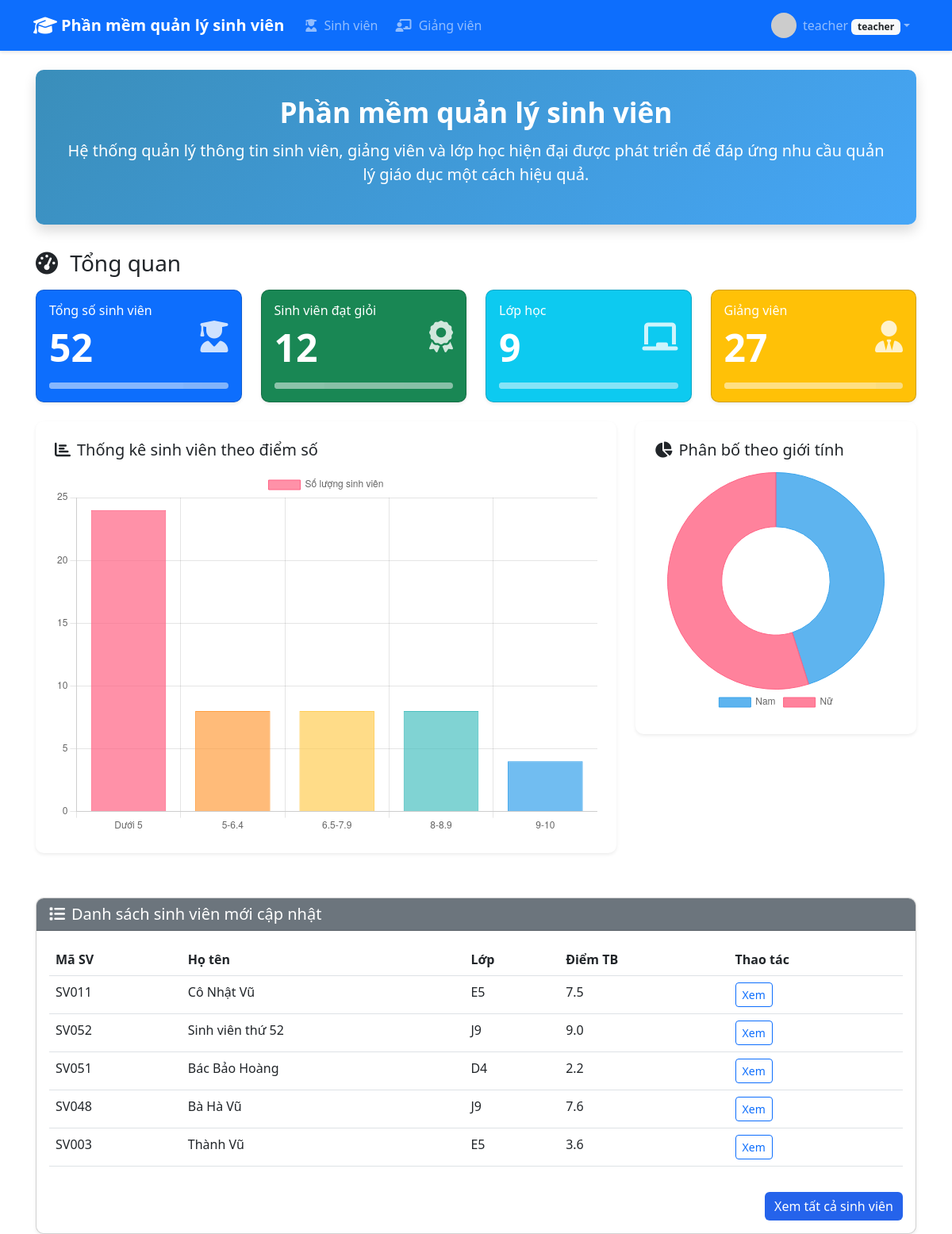
/ (signed in), run on an earlier commit of the app's database.
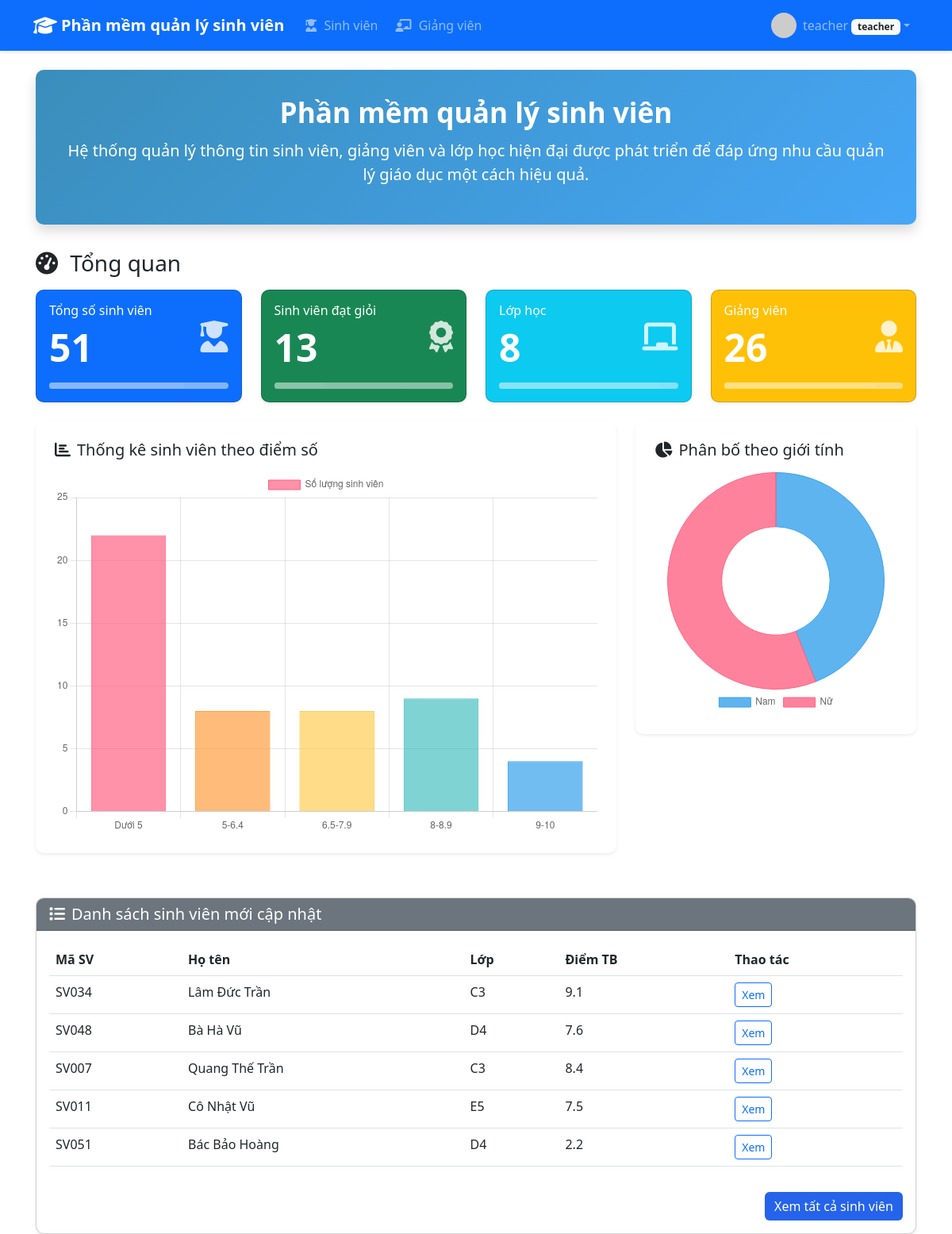
And on a later commit of the database.
### app/models.py (models this page shows, shortened)
class User(db.Model, UserMixin):
    id = db.Column(db.Integer, primary_key=True)
    username = db.Column(db.String(64), unique=True, nullable=False)
    password_hash = db.Column(db.String(128), nullable=False)
    role = db.Column(db.String(20), nullable=False)
    email = db.Column(db.String(100), unique=True)
    fullname = db.Column(db.String(100))
    phone = db.Column(db.String(20))
    birthdate = db.Column(db.Date)
    gender = db.Column(db.String(10))
    avatar = db.Column(db.String(255))
    teacher_code = db.Column(db.String(20), unique=True)
    student_code = db.Column(db.String(20), unique=True)
    class_id = db.Column(db.Integer, db.ForeignKey('class.id'))
    score = db.Column(db.Float)
    updated_at = db.Column(db.DateTime, default=datetime.utcnow, onupdate=datetime.utcnow)
    reset_password_token = db.Column(db.String(128))
    reset_password_expires = db.Column(db.DateTime)
    classes = db.relationship('Class', secondary=teacher_class, backref='teachers')

class Class(db.Model):
    id = db.Column(db.Integer, primary_key=True)
    name = db.Column(db.String(50), unique=True, nullable=False)
    students = db.relationship('User', backref='class_', lazy=True, foreign_keys='User.class_id')

### app/__init__.py (the view)
@app.route('/')
@login_required
def index():
    from flask import render_template
    from flask_login import current_user
    from app.models import User, Class
    from sqlalchemy import func
    total_students = User.query.filter_by(role='student').count()
    excellent_students = User.query.filter_by(role='student').filter(User.score >= 8).count()
    total_classes = Class.query.count()
    total_teachers = User.query.filter_by(role='teacher').count()
    assigned_classes = Class.query.join(Class.teachers).distinct().count()
    sv_gv_ratio = round(total_students / total_teachers, 1) if total_teachers else 0
    latest_students = User.query.filter_by(role='student').order_by(User.updated_at.desc()).limit(5).all()
    score_ranges = {
        'Dưới 5': 0,
        '5-6.4': 0,
        '6.5-7.9': 0,
        '8-8.9': 0,
        '9-10': 0
    }
    gender_stats = {'Nam': 0, 'Nữ': 0}
    students = User.query.filter_by(role='student').all()
    for s in students:
        if s.score is not None:
            if s.score < 5:
                score_ranges['Dưới 5'] += 1
            elif s.score < 6.5:
                score_ranges['5-6.4'] += 1
            elif s.score < 8:
                score_ranges['6.5-7.9'] += 1
            elif s.score < 9:
                score_ranges['8-8.9'] += 1
            else:
                score_ranges['9-10'] += 1
        if s.gender == 'Nam':
            gender_stats['Nam'] += 1
        elif s.gender == 'Nữ':
            gender_stats['Nữ'] += 1
    return render_template(
        'index.html',
        total_students=total_students,
        excellent_students=excellent_students,
        total_classes=total_classes,
        assigned_classes=assigned_classes,
        total_teachers=total_teachers,
        sv_gv_ratio=sv_gv_ratio,
        latest_students=latest_students,
        score_ranges=score_ranges,
        gender_stats=gender_stats
    )

### app/__init__.py (called while the page is built)
@login_manager.user_loader
def load_user(user_id):
    from app.models import User
    return User.query.get(int(user_id))

### app/templates/index.html (shortened to what the changed rows need)
{% extends "base.html" %}
{% block content %}
<div class="dashboard-header text-center shadow">
    <h1 class="dashboard-title">Phần mềm quản lý sinh viên</h1>
</div>
<div class="row">
    <div class="col-md-3 mb-4">
        <div class="card stat-card shadow-sm h-100 data-card bg-primary text-white">
            <div class="card-body">
                <div class="d-flex justify-content-between align-items-center">
                    <div>
                        <h6 class="card-title">Tổng số sinh viên</h6>
                        <h2 class="display-5 mb-0 fw-bold">{{ total_students }}</h2>
                    </div>
                </div>
            </div>
        </div>
    </div>
    <div class="col-md-3 mb-4">
        <div class="card stat-card shadow-sm h-100 data-card bg-success text-white">
            <div class="card-body">
                <div class="d-flex justify-content-between align-items-center">
                    <div>
                        <h6 class="card-title">Sinh viên đạt giỏi</h6>
                        <h2 class="display-5 mb-0 fw-bold">{{ excellent_students }}</h2>
                    </div>
                </div>
            </div>
        </div>
    </div>
    <div class="col-md-3 mb-4">
        <div class="card stat-card shadow-sm h-100 data-card bg-info text-white">
            <div class="card-body">
                <div class="d-flex justify-content-between align-items-center">
                    <div>
                        <h6 class="card-title">Lớp học</h6>
                        <h2 class="display-5 mb-0 fw-bold">{{ total_classes }}</h2>
                    </div>
                </div>
            </div>
        </div>
    </div>
    <div class="col-md-3 mb-4">
        <div class="card stat-card shadow-sm h-100 data-card bg-warning text-white">
            <div class="card-body">
                <div class="d-flex justify-content-between align-items-center">
                    <div>
                        <h6 class="card-title">Giảng viên</h6>
                        <h2 class="display-5 mb-0 fw-bold">{{ total_teachers }}</h2>
                    </div>
                </div>
            </div>
        </div>
    </div>
</div>
<div class="row">
    <div class="col-md-8 mb-4">
        <div class="chart-container shadow-sm">
            <h5 class="card-title mb-3"><i class="fas fa-chart-bar me-2"></i>Thống kê sinh viên theo điểm số</h5>
            <canvas id="gradeDistributionChart" height="200"></canvas>
        </div>
    </div>
    <div class="col-md-4 mb-4">
        <div class="chart-container shadow-sm">
            <h5 class="card-title mb-3"><i class="fas fa-chart-pie me-2"></i>Phân bố theo giới tính</h5>
            <canvas id="genderChart" height="250"></canvas>
        </div>
    </div>
</div>
<div class="row mt-2">
    <div class="col-md-12">
        <div class="card shadow-sm table-container">
            <div class="card-body">
                <div class="table-responsive">
                    <table class="table table-hover">
                        <thead>
                            <tr>
                                <th>Mã SV</th>
                                <th>Họ tên</th>
                                <th>Lớp</th>
                                <th>Điểm TB</th>
                                <th>Thao tác</th>
                            </tr>
                        </thead>
                        <tbody>
                            {% for sv in latest_students %}
                            <tr>
                                <td>{{ sv.student_code }}</td>
                                <td>{{ sv.fullname }}</td>
                                <td>{{ sv.class_.name if sv.class_ else '' }}</td>
                                <td>{{ sv.score if sv.score is not none else '' }}</td>
                                <td>
                                    <a class="btn btn-sm btn-outline-primary" href="{{ url_for('students.view_student', id=sv.id) }}">Xem</a>
                                </td>
                            </tr>
                            {% endfor %}
                        </tbody>
                    </table>
                </div>
            </div>
        </div>
    </div>
</div>
{% endblock %}

What changed in the data, as far as the page shows it:
removed User: student_code "SV052", fullname "Sinh viên thứ 52", class_ "J9", score "9.0"
no longer on this page (row unchanged): User: student_code "SV003", fullname "Thành Vũ", class_ "E5", score "3.6"
now on this page (row edited): User: student_code "SV034", fullname "Lâm Đức Trần", class_ "C3", score "9.1"
changed User "SV048": class_ "J9" → "D4"; moves up the list
now on this page (row edited): User: student_code "SV007", fullname "Quang Thế Trần", class_ "C3", score "8.4"
Also different on the page:
{{ total_students }}: "52" → "51"
{{ excellent_students }}: "12" → "13"
{{ total_classes }}: "9" → "8"
{{ total_teachers }}: "27" → "26"
chart data {{ (score_ranges.values()|list)|tojson|safe }}: [24, 8, 8, 8, 4] → [22, 8, 8, 9, 4]
chart data {{ (gender_stats.values()|list)|tojson|safe }}: [23, 28] → [22, 28]
